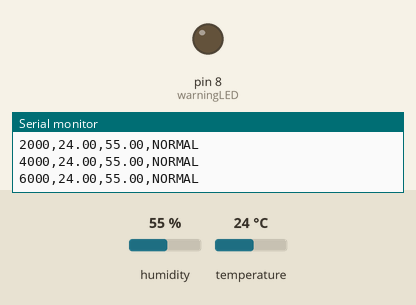
Simulated run of this sketch. Board: Arduino Uno, built with avr-gcc and run on an emulated ATmega328P. Shown: output pins drawn as LEDs (lit = HIGH), the last lines printed to the serial monitor. Inputs (shaded band) come from the test bench; at power-on: temperature 24 °C, humidity 55 %.

Above: at 6.8 s.
6.9 s: temperature set to 27 °C
At 11.4 s:
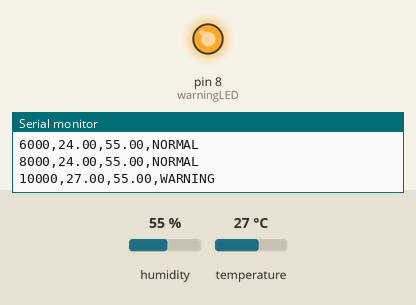
12.3 s: temperature set to 12 °C
At 14.4 s:
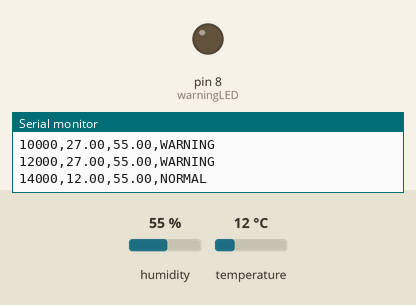
17.7 s: temperature set to 28 °C
At 18.7 s:
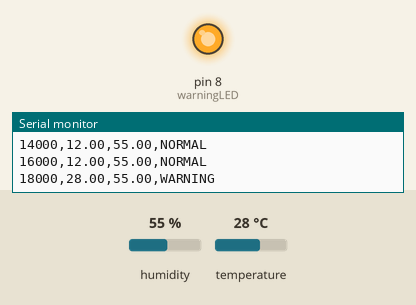
Timing chart, 0 to 20.7 s (numbered marks = the images above; inputs shaded):
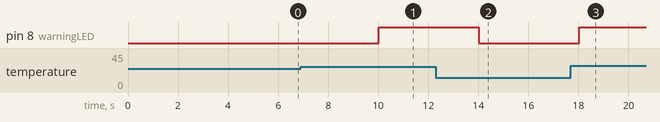

The sketch:

environmental_monitor.ino
```cpp
/*
 * Project: Smart Environmental Monitoring System
 * Board: Arduino Uno R3
 *
 * Features:
 * - Read temperature and humidity using DHT11
 * - Activate warning LED at 26 C or above
 * - Output measurements in CSV format
 * - Record elapsed time since Arduino startup
 *
 * Connections:
 * DHT11 Signal -> D2
 * DHT11 VCC    -> 5V
 * DHT11 GND    -> GND
 * Warning LED  -> D8 through 220 ohm resistor
 */

#include <DHT.h>

// Sensor configuration
#define DHTPIN 2
#define DHTTYPE DHT11

DHT dht(DHTPIN, DHTTYPE);

// Warning LED configuration
const int warningLED = 8;

// Temperature threshold in Celsius
const float temperatureLimit = 26.0;

// Time between sensor measurements
unsigned long previousRead = 0;
const unsigned long readInterval = 2000;

void setup() {
  // Initialize serial communication
  Serial.begin(9600);

  // Initialize DHT11 sensor
  dht.begin();

  // Configure warning LED
  pinMode(warningLED, OUTPUT);
  digitalWrite(warningLED, LOW);

  // Print CSV column headings
  Serial.println("time_ms,temperature_c,humidity_pct,status");
}

void loop() {
  // Get elapsed time since Arduino startup
  unsigned long currentTime = millis();

  // Take a measurement every 2 seconds
  if (currentTime - previousRead >= readInterval) {

    previousRead = currentTime;

    // Read sensor measurements
    float temperature = dht.readTemperature();
    float humidity = dht.readHumidity();

    // Handle sensor reading errors
    if (isnan(temperature) || isnan(humidity)) {
      digitalWrite(warningLED, HIGH);

      Serial.print(currentTime);
      Serial.println(",NaN,NaN,SENSOR_ERROR");
      return;
    }

    // Determine system status
    const char* status;

    if (temperature >= temperatureLimit) {
      digitalWrite(warningLED, HIGH);
      status = "WARNING";
    } else {
      digitalWrite(warningLED, LOW);
      status = "NORMAL";
    }

    // Output measurement as CSV
    Serial.print(currentTime);
    Serial.print(",");

    Serial.print(temperature);
    Serial.print(",");

    Serial.print(humidity);
    Serial.print(",");

    Serial.println(status);
  }
}
```

Measured:
- the behaviour switches between 25 and 26 °C on temperature (found by bisection; images 0 and 1)
- after the input at 6.9 s, pin 8 (warningLED): LOW → HIGH after 3.1 s
- after the input at 12.3 s, pin 8 (warningLED): HIGH → LOW after 1.7 s
- after the input at 17.7 s, pin 8 (warningLED): LOW → HIGH after 0.32 s
